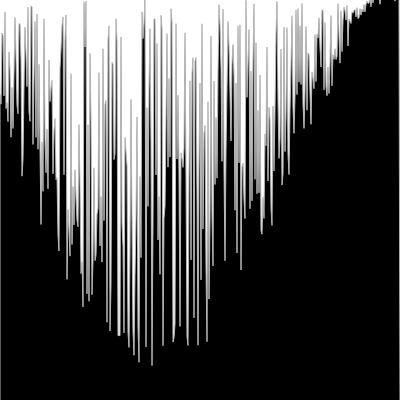
Frame 1 (no input)
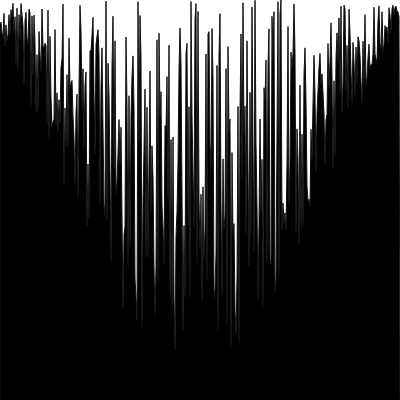
Frame 60 (no input)
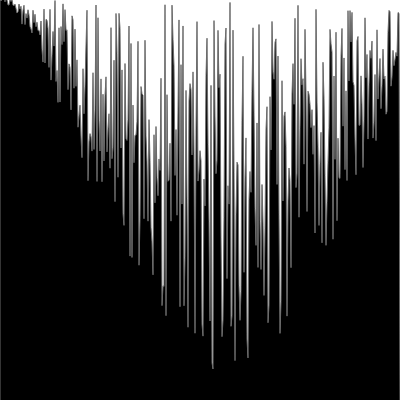
Frame 120 (the mouse pressed at the canvas centre since frame 60)

The p5.js sketch that drew these frames (run headless with seeded random() and noise() and a simulated clock; from frame 60 on, the mouse is pressed at the canvas centre):

// p5.js sketch
// ── sketch.js
var offset = 0;
var strum = 0.5;

function setup() { 
  createCanvas(400, 400);
} 

function draw() { 
  
  background(255);
  stroke(random(255));
  fill (0, 0, 0);
  beginShape();
  vertex(0, height);
  for(var x = 0; x < width; x++){
    //var angle = map(x, 0, width, 0, TWO_PI);
    var angle = offset + x * 0.01;
    // map x between 0 and width to 0 and Two Pi
    var y = map(sin(angle), -strum, strum, random(10), random(250));
    vertex(x, y);
  }
  vertex(width, height);
  endShape();
  offset += 0.1;
}
